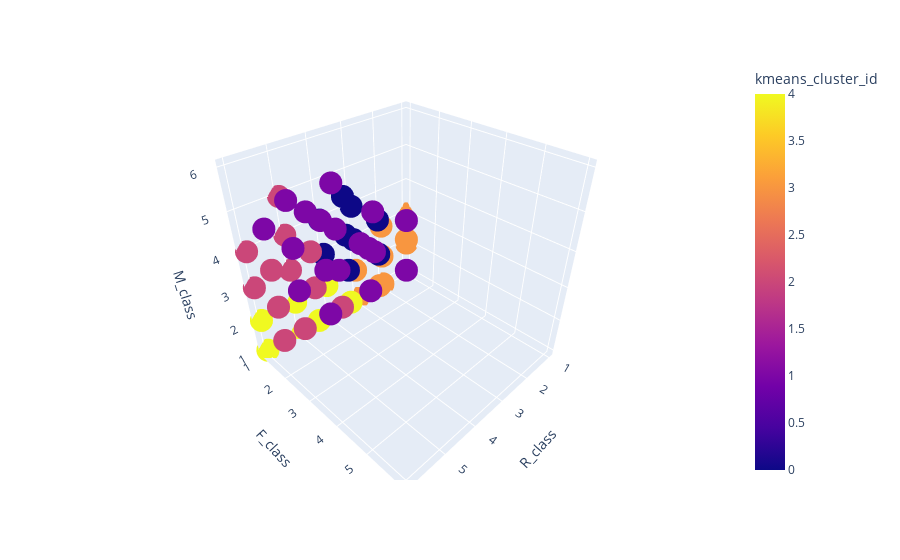

The cell this chart's notebook holds for it:
### Code cell
RFM19.plot('kmeans_cluster_id')

### Figure 1 — Plotly figure (JSON) as saved in the notebook; plotly's stock layout.template omitted (floating-point values rounded to 4 significant figures; data arrays with more than 128 entries replaced by an {"elided": "..."} marker saying what was removed)
{"data": [{"hoverlabel": {"namelength": 0}, "hovertemplate": "R_class=%{x}<br>F_class=%{y}<br>M_class=%{z}<br>kmeans_cluster_id=%{marker.color}", "legendgroup": "", "marker": {"color": {"elided": "2361 int values"}, "coloraxis": "coloraxis", "symbol": "circle"}, "mode": "markers", "name": "", "scene": "scene", "showlegend": false, "type": "scatter3d", "x": {"elided": "2361 int values"}, "y": {"elided": "2361 int values"}, "z": {"elided": "2361 int values"}}], "layout": {"coloraxis": {"colorbar": {"title": {"text": "kmeans_cluster_id"}}, "colorscale": [[0, "#0d0887"], [0.1111, "#46039f"], [0.2222, "#7201a8"], [0.3333, "#9c179e"], [0.4444, "#bd3786"], [0.5556, "#d8576b"], [0.6667, "#ed7953"], [0.7778, "#fb9f3a"], [0.8889, "#fdca26"], [1, "#f0f921"]]}, "legend": {"tracegroupgap": 0}, "margin": {"t": 60}, "scene": {"domain": {"x": [0, 1], "y": [0, 1]}, "xaxis": {"title": {"text": "R_class"}}, "yaxis": {"title": {"text": "F_class"}}, "zaxis": {"title": {"text": "M_class"}}}}}
